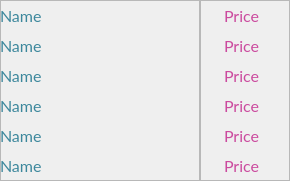
   <widget class="QFrame" name="frame_7">
    <property name="geometry">
     <rect>
      <x>350</x>
      <y>60</y>
      <width>290</width>
      <height>181</height>
     </rect>
    </property>
    <property name="font">
     <font>
      <family>Lato</family>
      <pointsize>12</pointsize>
      <weight>50</weight>
      <italic>false</italic>
      <bold>false</bold>
     </font>
    </property>
    <property name="styleSheet">
     <string notr="true">font: 12pt &quot;Lato&quot;;</string>
    </property>
    <property name="frameShape">
     <enum>QFrame::StyledPanel</enum>
    </property>
    <property name="frameShadow">
     <enum>QFrame::Raised</enum>
    </property>
    <widget class="QFrame" name="frame_10">
     <property name="geometry">
      <rect>
       <x>0</x>
       <y>0</y>
       <width>201</width>
       <height>181</height>
      </rect>
     </property>
     <property name="font">
      <font>
       <family>Lato</family>
       <pointsize>12</pointsize>
       <weight>50</weight>
       <italic>false</italic>
       <bold>false</bold>
      </font>
     </property>
     <property name="styleSheet">
      <string notr="true">color: rgba(60, 135, 156, 1);</string>
     </property>
     <property name="frameShape">
      <enum>QFrame::StyledPanel</enum>
     </property>
     <property name="frameShadow">
      <enum>QFrame::Raised</enum>
     </property>
     <widget class="QLabel" name="name_7">
      <property name="geometry">
       <rect>
        <x>0</x>
        <y>0</y>
        <width>201</width>
        <height>31</height>
       </rect>
      </property>
      <property name="font">
       <font>
        <family>Lato</family>
        <pointsize>12</pointsize>
        <weight>50</weight>
        <italic>false</italic>
        <bold>false</bold>
       </font>
      </property>
      <property name="text">
       <string>Name</string>
      </property>
     </widget>
     <widget class="QLabel" name="name_8">
      <property name="geometry">
       <rect>
        <x>0</x>
        <y>30</y>
        <width>201</width>
        <height>31</height>
       </rect>
      </property>
      <property name="font">
       <font>
        <family>Lato</family>
        <pointsize>12</pointsize>
        <weight>50</weight>
        <italic>false</italic>
        <bold>false</bold>
       </font>
      </property>
      <property name="text">
       <string>Name</string>
      </property>
     </widget>
     <widget class="QLabel" name="name_10">
      <property name="geometry">
       <rect>
        <x>0</x>
        <y>90</y>
        <width>201</width>
        <height>31</height>
       </rect>
      </property>
      <property name="font">
       <font>
        <family>Lato</family>
        <pointsize>12</pointsize>
        <weight>50</weight>
        <italic>false</italic>
        <bold>false</bold>
       </font>
      </property>
      <property name="text">
       <string>Name</string>
      </property>
     </widget>
     <widget class="QLabel" name="name_9">
      <property name="geometry">
       <rect>
        <x>0</x>
        <y>60</y>
        <width>201</width>
        <height>31</height>
       </rect>
      </property>
      <property name="font">
       <font>
        <family>Lato</family>
        <pointsize>12</pointsize>
        <weight>50</weight>
        <italic>false</italic>
        <bold>false</bold>
       </font>
      </property>
      <property name="text">
       <string>Name</string>
      </property>
     </widget>
     <widget class="QLabel" name="name_12">
      <property name="geometry">
       <rect>
        <x>0</x>
        <y>150</y>
        <width>201</width>
        <height>31</height>
       </rect>
      </property>
      <property name="font">
       <font>
        <family>Lato</family>
        <pointsize>12</pointsize>
        <weight>50</weight>
        <italic>false</italic>
        <bold>false</bold>
       </font>
      </property>
      <property name="text">
       <string>Name</string>
      </property>
     </widget>
     <widget class="QLabel" name="name_11">
      <property name="geometry">
       <rect>
        <x>0</x>
        <y>120</y>
        <width>201</width>
        <height>31</height>
       </rect>
      </property>
      <property name="font">
       <font>
        <family>Lato</family>
        <pointsize>12</pointsize>
        <weight>50</weight>
        <italic>false</italic>
        <bold>false</bold>
       </font>
      </property>
      <property name="text">
       <string>Name</string>
      </property>
     </widget>
    </widget>
    <widget class="QFrame" name="frame_11">
     <property name="geometry">
      <rect>
       <x>199</x>
       <y>0</y>
       <width>91</width>
       <height>181</height>
      </rect>
     </property>
     <property name="font">
      <font>
       <family>Lato</family>
       <pointsize>12</pointsize>
       <weight>50</weight>
       <italic>false</italic>
       <bold>false</bold>
      </font>
     </property>
     <property name="layoutDirection">
      <enum>Qt::RightToLeft</enum>
     </property>
     <property name="styleSheet">
      <string notr="true">color: rgba(203, 74, 158, 1);</string>
     </property>
     <property name="frameShape">
      <enum>QFrame::StyledPanel</enum>
     </property>
     <property name="frameShadow">
      <enum>QFrame::Raised</enum>
     </property>
     <widget class="QLabel" name="price_7">
      <property name="geometry">
       <rect>
        <x>0</x>
        <y>0</y>
        <width>60</width>
        <height>31</height>
       </rect>
      </property>
      <property name="font">
       <font>
        <family>Lato</family>
        <pointsize>12</pointsize>
        <weight>50</weight>
        <italic>false</italic>
        <bold>false</bold>
       </font>
      </property>
      <property name="text">
       <string>Price</string>
      </property>
      <property name="alignment">
       <set>Qt::AlignRight|Qt::AlignTrailing|Qt::AlignVCenter</set>
      </property>
     </widget>
     <widget class="QLabel" name="label_75">
      <property name="geometry">
       <rect>
        <x>60</x>
        <y>0</y>
        <width>32</width>
        <height>32</height>
       </rect>
      </property>
      <property name="styleSheet">
       <string notr="true">border-image: url(:/newPrefix/PlatIcon.png);</string>
      </property>
      <property name="text">
       <string/>
      </property>
     </widget>
     <widget class="QLabel" name="label_76">
      <property name="geometry">
       <rect>
        <x>60</x>
        <y>30</y>
        <width>32</width>
        <height>32</height>
       </rect>
      </property>
      <property name="styleSheet">
       <string notr="true">border-image: url(:/newPrefix/PlatIcon.png);</string>
      </property>
      <property name="text">
       <string/>
      </property>
     </widget>
     <widget class="QLabel" name="price_8">
      <property name="geometry">
       <rect>
        <x>0</x>
        <y>30</y>
        <width>60</width>
        <height>31</height>
       </rect>
      </property>
      <property name="font">
       <font>
        <family>Lato</family>
        <pointsize>12</pointsize>
        <weight>50</weight>
        <italic>false</italic>
        <bold>false</bold>
       </font>
      </property>
      <property name="text">
       <string>Price</string>
      </property>
      <property name="alignment">
       <set>Qt::AlignRight|Qt::AlignTrailing|Qt::AlignVCenter</set>
      </property>
     </widget>
     <widget class="QLabel" name="price_10">
      <property name="geometry">
       <rect>
        <x>0</x>
        <y>90</y>
        <width>60</width>
        <height>31</height>
       </rect>
      </property>
      <property name="font">
       <font>
        <family>Lato</family>
        <pointsize>12</pointsize>
        <weight>50</weight>
        <italic>false</italic>
        <bold>false</bold>
       </font>
      </property>
      <property name="text">
       <string>Price</string>
      </property>
      <property name="alignment">
       <set>Qt::AlignRight|Qt::AlignTrailing|Qt::AlignVCenter</set>
      </property>
     </widget>
     <widget class="QLabel" name="label_79">
      <property name="geometry">
       <rect>
        <x>60</x>
        <y>60</y>
        <width>32</width>
        <height>32</height>
       </rect>
      </property>
      <property name="styleSheet">
       <string notr="true">border-image: url(:/newPrefix/PlatIcon.png);</string>
      </property>
      <property name="text">
       <string/>
      </property>
     </widget>
     <widget class="QLabel" name="label_80">
      <property name="geometry">
       <rect>
        <x>60</x>
        <y>90</y>
        <width>32</width>
        <height>32</height>
       </rect>
      </property>
      <property name="styleSheet">
       <string notr="true">border-image: url(:/newPrefix/PlatIcon.png);</string>
      </property>
      <property name="text">
       <string/>
      </property>
     </widget>
     <widget class="QLabel" name="price_9">
      <property name="geometry">
       <rect>
        <x>0</x>
        <y>60</y>
        <width>60</width>
        <height>31</height>
       </rect>
      </property>
      <property name="font">
       <font>
        <family>Lato</family>
        <pointsize>12</pointsize>
        <weight>50</weight>
        <italic>false</italic>
        <bold>false</bold>
       </font>
      </property>
      <property name="text">
       <string>Price</string>
      </property>
      <property name="alignment">
       <set>Qt::AlignRight|Qt::AlignTrailing|Qt::AlignVCenter</set>
      </property>
     </widget>
     <widget class="QLabel" name="price_12">
      <property name="geometry">
       <rect>
        <x>0</x>
        <y>150</y>
        <width>60</width>
        <height>31</height>
       </rect>
      </property>
      <property name="font">
       <font>
        <family>Lato</family>
        <pointsize>12</pointsize>
        <weight>50</weight>
        <italic>false</italic>
        <bold>false</bold>
       </font>
      </property>
      <property name="text">
       <string>Price</string>
      </property>
      <property name="alignment">
       <set>Qt::AlignRight|Qt::AlignTrailing|Qt::AlignVCenter</set>
      </property>
     </widget>
     <widget class="QLabel" name="label_83">
      <property name="geometry">
       <rect>
        <x>60</x>
        <y>120</y>
        <width>32</width>
        <height>32</height>
       </rect>
      </property>
      <property name="styleSheet">
       <string notr="true">border-image: url(:/newPrefix/PlatIcon.png);</string>
      </property>
      <property name="text">
       <string/>
      </property>
     </widget>
     <widget class="QLabel" name="label_84">
      <property name="geometry">
       <rect>
        <x>60</x>
        <y>150</y>
        <width>32</width>
        <height>32</height>
       </rect>
      </property>
      <property name="styleSheet">
       <string notr="true">border-image: url(:/newPrefix/PlatIcon.png);</string>
      </property>
      <property name="text">
       <string/>
      </property>
     </widget>
     <widget class="QLabel" name="price_11">
      <property name="geometry">
       <rect>
        <x>0</x>
        <y>120</y>
        <width>60</width>
        <height>31</height>
       </rect>
      </property>
      <property name="font">
       <font>
        <family>Lato</family>
        <pointsize>12</pointsize>
        <weight>50</weight>
        <italic>false</italic>
        <bold>false</bold>
       </font>
      </property>
      <property name="text">
       <string>Price</string>
      </property>
      <property name="alignment">
       <set>Qt::AlignRight|Qt::AlignTrailing|Qt::AlignVCenter</set>
      </property>
     </widget>
    </widget>
   </widget>
